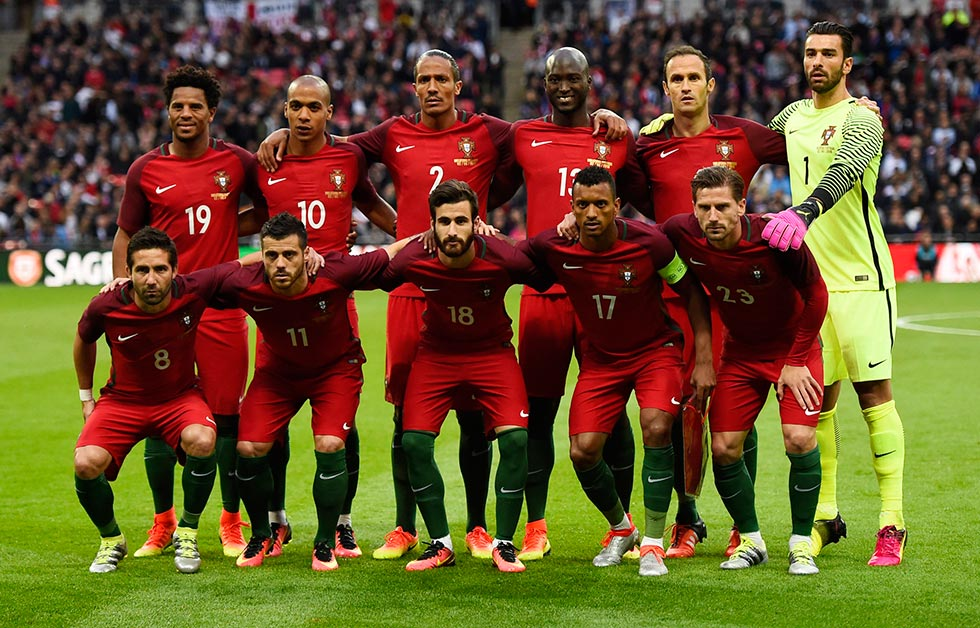
#> input picture IA-anonimizacion/portugal.jpg, 980 x 628 px
$ python testing_anonym.py
#> lines starting #> are read from the running program, lines starting #| are printed output that depends on the picture; after the words box and inside, x2 and y2 are one past the last pixel; in counts of white or black regions, pixels touching at a corner belong together
import cv2


# variable que obtiene datos entrenados de opencv
cl='haarcascade_frontalface_default.xml'

# imagen de prueba
image_test= 'portugal.jpg'
# lectura de la imagen
image = cv2.imread(image_test)
#> image is the input picture: shape (628, 980, 3); mean B, G, R 43.1, 82.3, 104.7
# conversion a escala de grises
gray = cv2.cvtColor(image, cv2.COLOR_BGR2BGRA)
# carga del clasificador obtenido de OpenCV
face_cascade = cv2.CascadeClassifier(cl)

# deteccion de rostros
faces = face_cascade.detectMultiScale(gray, scaleFactor=1.1, minNeighbors=4, minSize=(30, 30))
#> faces = [[793, 33, 54, 54], [655, 53, 63, 63], [540, 62, 47, 47], [159, 85, 55, 55], [686, 186, 56, 56], [124, 249, 55, 55], [404, 56, 58, 58], [277, 84, 58, 58], [426, 201, 53, 53], [562, 182, 58, 58], [254, 235, 53, 53], [861, 174, 82, 82]]


for (x, y, w, h) in faces:
    cv2.rectangle(image, (x, y), (x + w, y + h), (0, 255, 0), 2)
    face=image[y:y+h, x:x+w]
    blur_face = cv2.resize(cv2.resize(face, (w//10, h//10)), (w, h))
    image[y:y+h, x:x+w] = blur_face

    cv2.imshow('Faces Detected', image)
    cv2.waitKey(0)
    cv2.destroyAllWindows()
#> this loop made 12 passes
#> pass 1, `face=image[y:y+h, x:x+w]`:
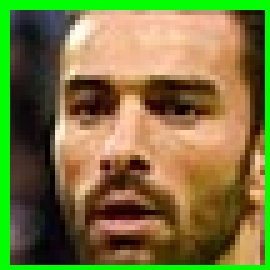
#> face: shape (54, 54, 3) (shown 5 times larger); mean B, G, R 62.3, 117.9, 122.5
#> pass 1, `blur_face = cv2.resize(cv2.resize(face, (w//10, h//10)), (w, h))`:
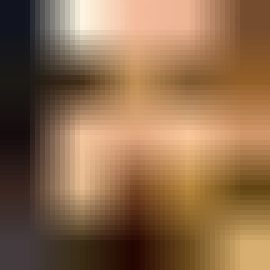
#> blur_face: shape (54, 54, 3) (shown 5 times larger); mean B, G, R 75.6, 107.4, 141.8
#> pass 1, `cv2.imshow('Faces Detected', image)`:
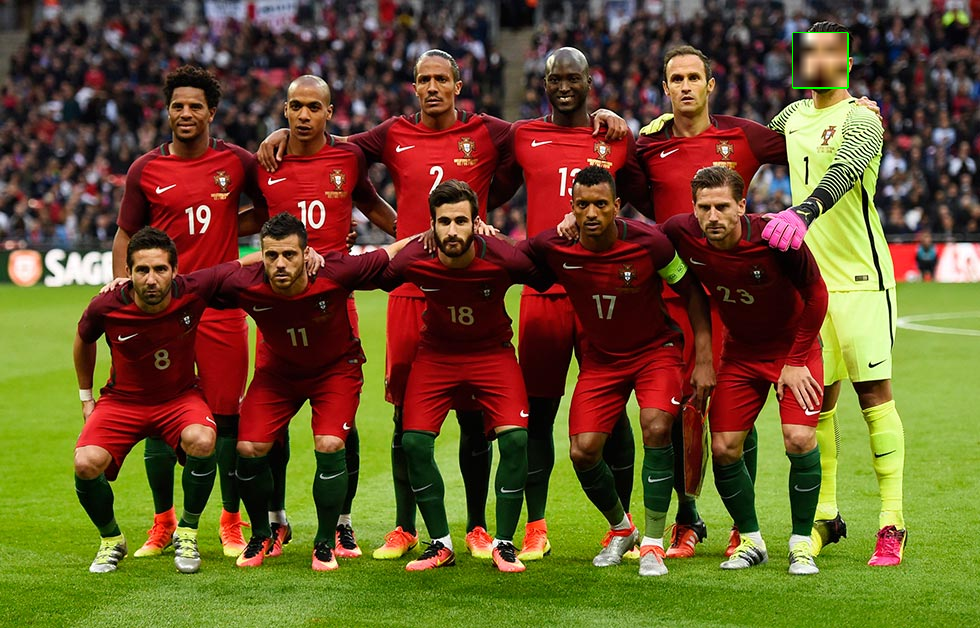
#> window 'Faces Detected': shape (628, 980, 3); mean B, G, R 43.2, 82.5, 104.7
#> pass 2, `face=image[y:y+h, x:x+w]`:
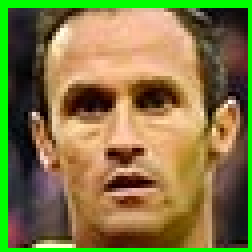
#> face: shape (63, 63, 3) (shown 4 times larger); mean B, G, R 67.8, 121.1, 130.2
#> after the loop:
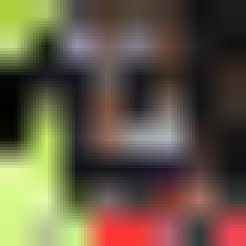
#> face: shape (82, 82, 3) (shown 3 times larger); mean B, G, R 69, 88.3, 99.4
#> after the loop:
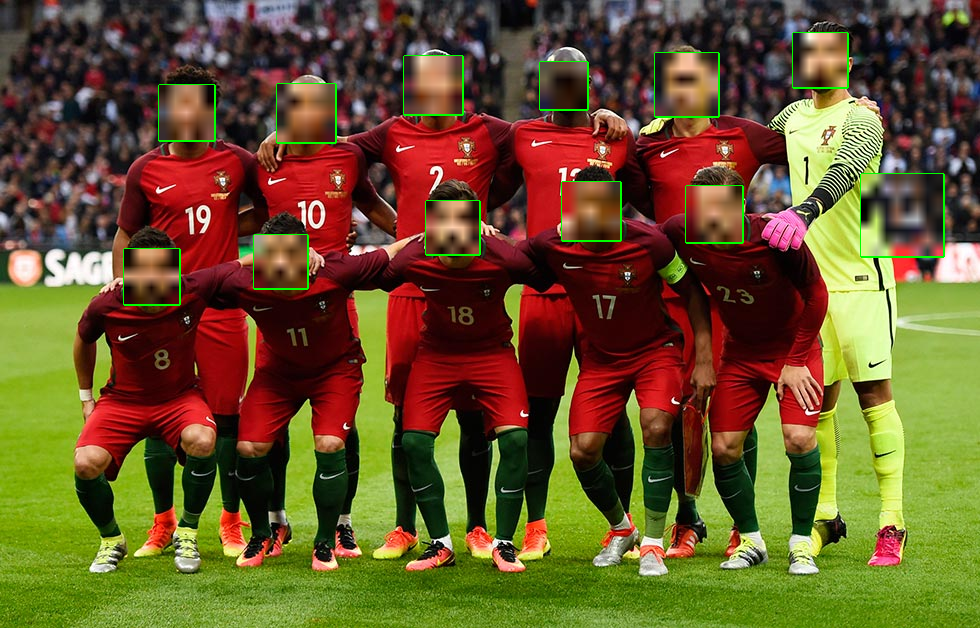
#> image: shape (628, 980, 3); 7.29% of pixels changed, all inside (x1, y1, x2, y2) = (123, 32, 945, 306)
